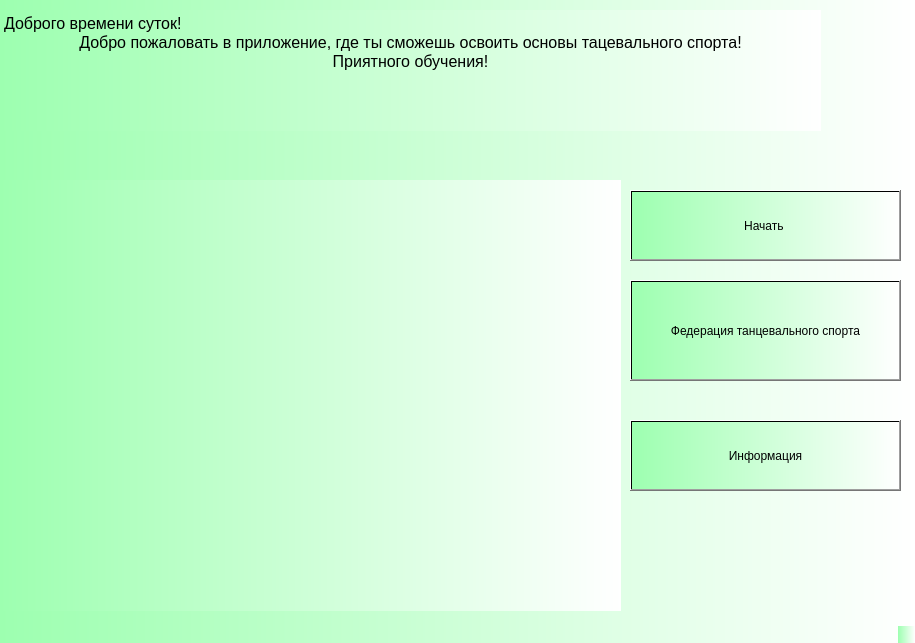
<?xml version="1.0" encoding="UTF-8"?>
<ui version="4.0">
 <class>MainWindow</class>
 <widget class="QMainWindow" name="MainWindow">
  <property name="geometry">
   <rect>
    <x>0</x>
    <y>0</y>
    <width>915</width>
    <height>643</height>
   </rect>
  </property>
  <property name="windowTitle">
   <string>MainWindow</string>
  </property>
  <property name="styleSheet">
   <string notr="true">background-color: qlineargradient(spread:pad, x1:0, y1:0, x2:1, y2:0, stop:0 rgba(157, 255, 176, 255), stop:1 rgba(255, 255, 255, 255));</string>
  </property>
  <widget class="QWidget" name="centralwidget">
   <widget class="QPushButton" name="yewqfu">
    <property name="geometry">
     <rect>
      <x>630</x>
      <y>190</y>
      <width>271</width>
      <height>71</height>
     </rect>
    </property>
    <property name="styleSheet">
     <string notr="true"/>
    </property>
    <property name="text">
     <string>Начать </string>
    </property>
   </widget>
   <widget class="QWidget" name="verticalLayoutWidget">
    <property name="geometry">
     <rect>
      <x>0</x>
      <y>10</y>
      <width>821</width>
      <height>121</height>
     </rect>
    </property>
    <layout class="QVBoxLayout" name="verticalLayout">
     <item>
      <widget class="QTextEdit" name="textEdit">
       <property name="styleSheet">
        <string notr="true">background-color: rgba(255, 255, 255, 0);
border: none;</string>
       </property>
       <property name="html">
        <string>&lt;!DOCTYPE HTML PUBLIC &quot;-//W3C//DTD HTML 4.0//EN&quot; &quot;http://www.w3.org/TR/REC-html40/strict.dtd&quot;&gt;
&lt;html&gt;&lt;head&gt;&lt;meta name=&quot;qrichtext&quot; content=&quot;1&quot; /&gt;&lt;style type=&quot;text/css&quot;&gt;
p, li { white-space: pre-wrap; }
&lt;/style&gt;&lt;/head&gt;&lt;body style=&quot; font-family:'MS Shell Dlg 2'; font-size:8pt; font-weight:400; font-style:normal;&quot;&gt;
&lt;p style=&quot; margin-top:0px; margin-bottom:0px; margin-left:0px; margin-right:0px; -qt-block-indent:0; text-indent:0px;&quot;&gt;&lt;span style=&quot; font-size:12pt;&quot;&gt;Доброго времени суток!&lt;/span&gt;&lt;/p&gt;
&lt;p align=&quot;center&quot; style=&quot; margin-top:0px; margin-bottom:0px; margin-left:0px; margin-right:0px; -qt-block-indent:0; text-indent:0px;&quot;&gt;&lt;span style=&quot; font-size:12pt;&quot;&gt;Добро пожаловать в приложение, где ты сможешь освоить основы тацевального спорта!&lt;/span&gt;&lt;/p&gt;
&lt;p align=&quot;center&quot; style=&quot; margin-top:0px; margin-bottom:0px; margin-left:0px; margin-right:0px; -qt-block-indent:0; text-indent:0px;&quot;&gt;&lt;span style=&quot; font-size:12pt;&quot;&gt;Приятного обучения!&lt;/span&gt;&lt;/p&gt;&lt;/body&gt;&lt;/html&gt;</string>
       </property>
      </widget>
     </item>
    </layout>
   </widget>
   <widget class="QLabel" name="image">
    <property name="geometry">
     <rect>
      <x>0</x>
      <y>180</y>
      <width>621</width>
      <height>431</height>
     </rect>
    </property>
    <property name="text">
     <string/>
    </property>
   </widget>
   <widget class="QPushButton" name="saity">
    <property name="geometry">
     <rect>
      <x>630</x>
      <y>280</y>
      <width>271</width>
      <height>101</height>
     </rect>
    </property>
    <property name="styleSheet">
     <string notr="true"/>
    </property>
    <property name="text">
     <string>Федерация танцевального спорта</string>
    </property>
   </widget>
   <widget class="QPushButton" name="gsf">
    <property name="geometry">
     <rect>
      <x>630</x>
      <y>420</y>
      <width>271</width>
      <height>71</height>
     </rect>
    </property>
    <property name="styleSheet">
     <string notr="true"/>
    </property>
    <property name="text">
     <string>Информация</string>
    </property>
   </widget>
   <zorder>image</zorder>
   <zorder>yewqfu</zorder>
   <zorder>verticalLayoutWidget</zorder>
   <zorder>saity</zorder>
   <zorder>gsf</zorder>
  </widget>
  <widget class="QMenuBar" name="menubar">
   <property name="geometry">
    <rect>
     <x>0</x>
     <y>0</y>
     <width>915</width>
     <height>18</height>
    </rect>
   </property>
  </widget>
  <widget class="QStatusBar" name="statusbar"/>
 </widget>
 <resources/>
 <connections/>
</ui>
